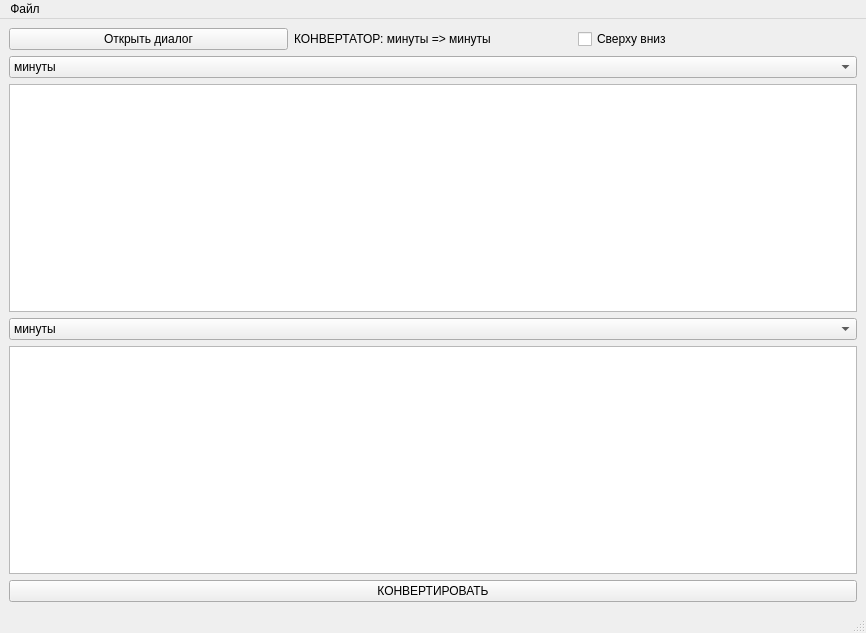
<?xml version="1.0" encoding="UTF-8"?>
<ui version="4.0">
 <class>MainWindow</class>
 <widget class="QMainWindow" name="MainWindow">
  <property name="geometry">
   <rect>
    <x>0</x>
    <y>0</y>
    <width>866</width>
    <height>633</height>
   </rect>
  </property>
  <property name="windowTitle">
   <string>MainWindow</string>
  </property>
  <widget class="QWidget" name="centralwidget">
   <layout class="QGridLayout" name="gridLayout">
    <item row="1" column="1">
     <layout class="QHBoxLayout" name="horizontalLayout">
      <item>
       <widget class="QPushButton" name="pushButton">
        <property name="text">
         <string>Открыть диалог</string>
        </property>
       </widget>
      </item>
      <item>
       <widget class="QLabel" name="label">
        <property name="text">
         <string>КОНВЕРТАТОР: минуты =&gt; минуты</string>
        </property>
       </widget>
      </item>
      <item>
       <widget class="QCheckBox" name="directionBox">
        <property name="text">
         <string>Сверху вниз</string>
        </property>
       </widget>
      </item>
     </layout>
    </item>
    <item row="11" column="1">
     <widget class="QTextEdit" name="input_2"/>
    </item>
    <item row="3" column="1">
     <widget class="QComboBox" name="typeBox_1">
      <item>
       <property name="text">
        <string>минуты</string>
       </property>
      </item>
      <item>
       <property name="text">
        <string>секунды</string>
       </property>
      </item>
      <item>
       <property name="text">
        <string>градусы</string>
       </property>
      </item>
      <item>
       <property name="text">
        <string>грады</string>
       </property>
      </item>
      <item>
       <property name="text">
        <string>тысячные</string>
       </property>
      </item>
      <item>
       <property name="text">
        <string>радианы</string>
       </property>
      </item>
     </widget>
    </item>
    <item row="5" column="1">
     <widget class="QComboBox" name="typeBox_2">
      <item>
       <property name="text">
        <string>минуты</string>
       </property>
      </item>
      <item>
       <property name="text">
        <string>секунды</string>
       </property>
      </item>
      <item>
       <property name="text">
        <string>градусы</string>
       </property>
      </item>
      <item>
       <property name="text">
        <string>грады</string>
       </property>
      </item>
      <item>
       <property name="text">
        <string>тысячные</string>
       </property>
      </item>
      <item>
       <property name="text">
        <string>радианы</string>
       </property>
      </item>
     </widget>
    </item>
    <item row="4" column="1">
     <widget class="QTextEdit" name="input_1"/>
    </item>
    <item row="12" column="1">
     <widget class="QPushButton" name="convertButton">
      <property name="text">
       <string>КОНВЕРТИРОВАТЬ</string>
      </property>
     </widget>
    </item>
   </layout>
  </widget>
  <widget class="QMenuBar" name="menubar">
   <property name="geometry">
    <rect>
     <x>0</x>
     <y>0</y>
     <width>866</width>
     <height>25</height>
    </rect>
   </property>
   <widget class="QMenu" name="menu">
    <property name="title">
     <string>Файл</string>
    </property>
    <addaction name="openAction"/>
    <addaction name="saveHowAction"/>
   </widget>
   <addaction name="menu"/>
  </widget>
  <widget class="QStatusBar" name="statusbar"/>
  <action name="openAction">
   <property name="text">
    <string>Открыть</string>
   </property>
   <property name="shortcut">
    <string>Ctrl+O</string>
   </property>
  </action>
  <action name="saveHowAction">
   <property name="text">
    <string>Сохранить как</string>
   </property>
   <property name="shortcut">
    <string>Ctrl+Shift+S</string>
   </property>
  </action>
 </widget>
 <resources/>
 <connections/>
</ui>
